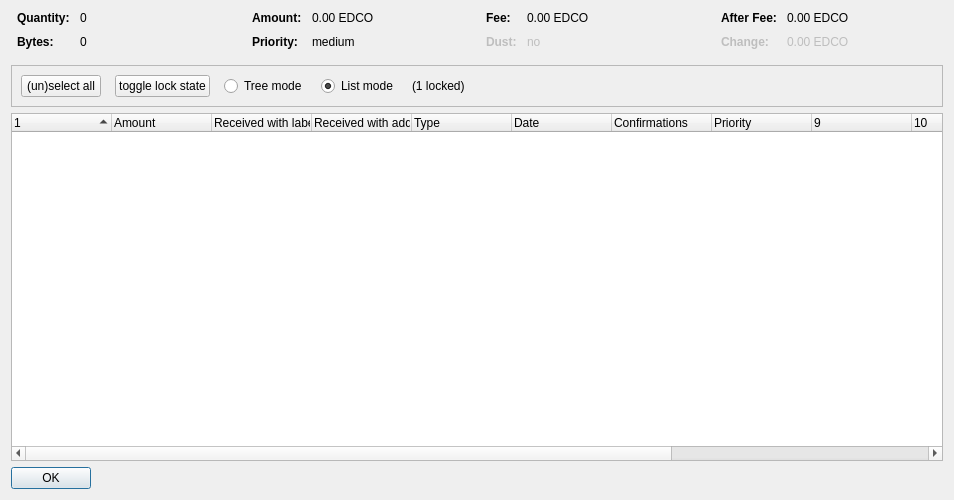
<?xml version="1.0" encoding="UTF-8"?>
<ui version="4.0">
 <class>CoinControlDialog</class>
 <widget class="QDialog" name="CoinControlDialog">
  <property name="geometry">
   <rect>
    <x>0</x>
    <y>0</y>
    <width>954</width>
    <height>500</height>
   </rect>
  </property>
  <property name="windowTitle">
   <string>Coin Selection</string>
  </property>
  <layout class="QVBoxLayout" name="verticalLayout">
   <item>
    <layout class="QHBoxLayout" name="horizontalLayoutTop" stretch="0,0,0,0">
     <property name="topMargin">
      <number>0</number>
     </property>
     <property name="bottomMargin">
      <number>10</number>
     </property>
     <item>
      <layout class="QFormLayout" name="formLayoutCoinControl1">
       <property name="horizontalSpacing">
        <number>10</number>
       </property>
       <property name="verticalSpacing">
        <number>10</number>
       </property>
       <property name="leftMargin">
        <number>6</number>
       </property>
       <property name="rightMargin">
        <number>6</number>
       </property>
       <item row="0" column="0">
        <widget class="QLabel" name="labelCoinControlQuantityText">
         <property name="font">
          <font>
           <weight>75</weight>
           <bold>true</bold>
          </font>
         </property>
         <property name="text">
          <string>Quantity:</string>
         </property>
        </widget>
       </item>
       <item row="0" column="1">
        <widget class="QLabel" name="labelCoinControlQuantity">
         <property name="cursor">
          <cursorShape>IBeamCursor</cursorShape>
         </property>
         <property name="contextMenuPolicy">
          <enum>Qt::ActionsContextMenu</enum>
         </property>
         <property name="text">
          <string notr="true">0</string>
         </property>
         <property name="textInteractionFlags">
          <set>Qt::LinksAccessibleByMouse|Qt::TextSelectableByKeyboard|Qt::TextSelectableByMouse</set>
         </property>
        </widget>
       </item>
       <item row="1" column="0">
        <widget class="QLabel" name="labelCoinControlBytesText">
         <property name="font">
          <font>
           <weight>75</weight>
           <bold>true</bold>
          </font>
         </property>
         <property name="text">
          <string>Bytes:</string>
         </property>
        </widget>
       </item>
       <item row="1" column="1">
        <widget class="QLabel" name="labelCoinControlBytes">
         <property name="cursor">
          <cursorShape>IBeamCursor</cursorShape>
         </property>
         <property name="contextMenuPolicy">
          <enum>Qt::ActionsContextMenu</enum>
         </property>
         <property name="text">
          <string notr="true">0</string>
         </property>
         <property name="textInteractionFlags">
          <set>Qt::LinksAccessibleByMouse|Qt::TextSelectableByKeyboard|Qt::TextSelectableByMouse</set>
         </property>
        </widget>
       </item>
      </layout>
     </item>
     <item>
      <layout class="QFormLayout" name="formLayoutCoinControl2">
       <property name="horizontalSpacing">
        <number>10</number>
       </property>
       <property name="verticalSpacing">
        <number>10</number>
       </property>
       <property name="leftMargin">
        <number>6</number>
       </property>
       <property name="rightMargin">
        <number>6</number>
       </property>
       <item row="0" column="0">
        <widget class="QLabel" name="labelCoinControlAmountText">
         <property name="font">
          <font>
           <weight>75</weight>
           <bold>true</bold>
          </font>
         </property>
         <property name="text">
          <string>Amount:</string>
         </property>
        </widget>
       </item>
       <item row="0" column="1">
        <widget class="QLabel" name="labelCoinControlAmount">
         <property name="cursor">
          <cursorShape>IBeamCursor</cursorShape>
         </property>
         <property name="contextMenuPolicy">
          <enum>Qt::ActionsContextMenu</enum>
         </property>
         <property name="text">
          <string notr="true">0.00 EDCO</string>
         </property>
         <property name="textInteractionFlags">
          <set>Qt::LinksAccessibleByMouse|Qt::TextSelectableByKeyboard|Qt::TextSelectableByMouse</set>
         </property>
        </widget>
       </item>
       <item row="1" column="0">
        <widget class="QLabel" name="labelCoinControlPriorityText">
         <property name="font">
          <font>
           <weight>75</weight>
           <bold>true</bold>
          </font>
         </property>
         <property name="text">
          <string>Priority:</string>
         </property>
        </widget>
       </item>
       <item row="1" column="1">
        <widget class="QLabel" name="labelCoinControlPriority">
         <property name="cursor">
          <cursorShape>IBeamCursor</cursorShape>
         </property>
         <property name="contextMenuPolicy">
          <enum>Qt::ActionsContextMenu</enum>
         </property>
         <property name="text">
          <string>medium</string>
         </property>
         <property name="textInteractionFlags">
          <set>Qt::LinksAccessibleByMouse|Qt::TextSelectableByKeyboard|Qt::TextSelectableByMouse</set>
         </property>
        </widget>
       </item>
      </layout>
     </item>
     <item>
      <layout class="QFormLayout" name="formLayoutCoinControl3">
       <property name="horizontalSpacing">
        <number>10</number>
       </property>
       <property name="verticalSpacing">
        <number>10</number>
       </property>
       <property name="leftMargin">
        <number>6</number>
       </property>
       <property name="rightMargin">
        <number>6</number>
       </property>
       <item row="0" column="0">
        <widget class="QLabel" name="labelCoinControlFeeText">
         <property name="font">
          <font>
           <weight>75</weight>
           <bold>true</bold>
          </font>
         </property>
         <property name="text">
          <string>Fee:</string>
         </property>
        </widget>
       </item>
       <item row="0" column="1">
        <widget class="QLabel" name="labelCoinControlFee">
         <property name="cursor">
          <cursorShape>IBeamCursor</cursorShape>
         </property>
         <property name="contextMenuPolicy">
          <enum>Qt::ActionsContextMenu</enum>
         </property>
         <property name="text">
          <string notr="true">0.00 EDCO</string>
         </property>
         <property name="textInteractionFlags">
          <set>Qt::LinksAccessibleByMouse|Qt::TextSelectableByKeyboard|Qt::TextSelectableByMouse</set>
         </property>
        </widget>
       </item>
       <item row="1" column="0">
        <widget class="QLabel" name="labelCoinControlLowOutputText">
         <property name="enabled">
          <bool>false</bool>
         </property>
         <property name="font">
          <font>
           <weight>75</weight>
           <bold>true</bold>
          </font>
         </property>
         <property name="text">
          <string>Dust:</string>
         </property>
        </widget>
       </item>
       <item row="1" column="1">
        <widget class="QLabel" name="labelCoinControlLowOutput">
         <property name="enabled">
          <bool>false</bool>
         </property>
         <property name="cursor">
          <cursorShape>IBeamCursor</cursorShape>
         </property>
         <property name="contextMenuPolicy">
          <enum>Qt::ActionsContextMenu</enum>
         </property>
         <property name="text">
          <string>no</string>
         </property>
         <property name="textInteractionFlags">
          <set>Qt::LinksAccessibleByMouse|Qt::TextSelectableByKeyboard|Qt::TextSelectableByMouse</set>
         </property>
        </widget>
       </item>
      </layout>
     </item>
     <item>
      <layout class="QFormLayout" name="formLayoutCoinControl4">
       <property name="horizontalSpacing">
        <number>10</number>
       </property>
       <property name="verticalSpacing">
        <number>10</number>
       </property>
       <property name="leftMargin">
        <number>6</number>
       </property>
       <property name="rightMargin">
        <number>6</number>
       </property>
       <item row="0" column="0">
        <widget class="QLabel" name="labelCoinControlAfterFeeText">
         <property name="font">
          <font>
           <weight>75</weight>
           <bold>true</bold>
          </font>
         </property>
         <property name="text">
          <string>After Fee:</string>
         </property>
        </widget>
       </item>
       <item row="0" column="1">
        <widget class="QLabel" name="labelCoinControlAfterFee">
         <property name="cursor">
          <cursorShape>IBeamCursor</cursorShape>
         </property>
         <property name="contextMenuPolicy">
          <enum>Qt::ActionsContextMenu</enum>
         </property>
         <property name="text">
          <string notr="true">0.00 EDCO</string>
         </property>
         <property name="textInteractionFlags">
          <set>Qt::LinksAccessibleByMouse|Qt::TextSelectableByKeyboard|Qt::TextSelectableByMouse</set>
         </property>
        </widget>
       </item>
       <item row="1" column="0">
        <widget class="QLabel" name="labelCoinControlChangeText">
         <property name="enabled">
          <bool>false</bool>
         </property>
         <property name="font">
          <font>
           <weight>75</weight>
           <bold>true</bold>
          </font>
         </property>
         <property name="text">
          <string>Change:</string>
         </property>
        </widget>
       </item>
       <item row="1" column="1">
        <widget class="QLabel" name="labelCoinControlChange">
         <property name="enabled">
          <bool>false</bool>
         </property>
         <property name="cursor">
          <cursorShape>IBeamCursor</cursorShape>
         </property>
         <property name="contextMenuPolicy">
          <enum>Qt::ActionsContextMenu</enum>
         </property>
         <property name="text">
          <string notr="true">0.00 EDCO</string>
         </property>
         <property name="textInteractionFlags">
          <set>Qt::LinksAccessibleByMouse|Qt::TextSelectableByKeyboard|Qt::TextSelectableByMouse</set>
         </property>
        </widget>
       </item>
      </layout>
     </item>
    </layout>
   </item>
   <item>
    <widget class="QFrame" name="frame">
     <property name="minimumSize">
      <size>
       <width>0</width>
       <height>40</height>
      </size>
     </property>
     <property name="frameShape">
      <enum>QFrame::StyledPanel</enum>
     </property>
     <property name="frameShadow">
      <enum>QFrame::Sunken</enum>
     </property>
     <layout class="QHBoxLayout" name="horizontalLayout">
      <item>
       <layout class="QHBoxLayout" name="horizontalLayoutPanel" stretch="0,0,0,0,0,0">
        <property name="spacing">
         <number>14</number>
        </property>
        <item>
         <widget class="QPushButton" name="pushButtonSelectAll">
          <property name="sizePolicy">
           <sizepolicy hsizetype="Maximum" vsizetype="Fixed">
            <horstretch>0</horstretch>
            <verstretch>0</verstretch>
           </sizepolicy>
          </property>
          <property name="text">
           <string>(un)select all</string>
          </property>
          <property name="autoDefault">
           <bool>false</bool>
          </property>
         </widget>
        </item>
        <item>
         <widget class="QPushButton" name="pushButtonToggleLock">
          <property name="sizePolicy">
           <sizepolicy hsizetype="Maximum" vsizetype="Fixed">
            <horstretch>0</horstretch>
            <verstretch>0</verstretch>
           </sizepolicy>
          </property>
          <property name="text">
           <string>toggle lock state</string>
          </property>
          <property name="autoDefault">
           <bool>false</bool>
          </property>
         </widget>
        </item>
        <item>
         <widget class="QRadioButton" name="radioTreeMode">
          <property name="sizePolicy">
           <sizepolicy hsizetype="Maximum" vsizetype="Fixed">
            <horstretch>0</horstretch>
            <verstretch>0</verstretch>
           </sizepolicy>
          </property>
          <property name="text">
           <string>Tree mode</string>
          </property>
         </widget>
        </item>
        <item>
         <widget class="QRadioButton" name="radioListMode">
          <property name="sizePolicy">
           <sizepolicy hsizetype="Maximum" vsizetype="Fixed">
            <horstretch>0</horstretch>
            <verstretch>0</verstretch>
           </sizepolicy>
          </property>
          <property name="text">
           <string>List mode</string>
          </property>
          <property name="checked">
           <bool>true</bool>
          </property>
         </widget>
        </item>
        <item>
         <widget class="QLabel" name="labelLocked">
          <property name="text">
           <string>(1 locked)</string>
          </property>
         </widget>
        </item>
        <item>
         <spacer name="horizontalSpacer">
          <property name="orientation">
           <enum>Qt::Horizontal</enum>
          </property>
          <property name="sizeHint" stdset="0">
           <size>
            <width>40</width>
            <height>20</height>
           </size>
          </property>
         </spacer>
        </item>
       </layout>
      </item>
     </layout>
    </widget>
   </item>
   <item>
    <widget class="CoinControlTreeWidget" name="treeWidget">
     <property name="contextMenuPolicy">
      <enum>Qt::CustomContextMenu</enum>
     </property>
     <property name="sortingEnabled">
      <bool>false</bool>
     </property>
     <property name="columnCount">
      <number>13</number>
     </property>
     <attribute name="headerShowSortIndicator" stdset="0">
      <bool>true</bool>
     </attribute>
     <attribute name="headerStretchLastSection">
      <bool>false</bool>
     </attribute>
     <column>
      <property name="text">
       <string/>
      </property>
     </column>
     <column>
      <property name="text">
       <string>Amount</string>
      </property>
     </column>
     <column>
      <property name="text">
       <string>Received with label</string>
      </property>
     </column>
     <column>
      <property name="text">
       <string>Received with address</string>
      </property>
     </column>
     <column>
      <property name="text">
       <string>Type</string>
      </property>
     </column>
     <column>
      <property name="text">
       <string>Date</string>
      </property>
     </column>
     <column>
      <property name="text">
       <string>Confirmations</string>
      </property>
      <property name="toolTip">
       <string>Confirmed</string>
      </property>
     </column>
     <column>
      <property name="text">
       <string>Priority</string>
      </property>
     </column>
     <column>
      <property name="text">
       <string/>
      </property>
     </column>
     <column>
      <property name="text">
       <string/>
      </property>
     </column>
     <column>
      <property name="text">
       <string/>
      </property>
     </column>
     <column>
      <property name="text">
       <string/>
      </property>
     </column>
     <column>
      <property name="text">
       <string/>
      </property>
     </column>
    </widget>
   </item>
   <item>
    <widget class="QDialogButtonBox" name="buttonBox">
     <property name="sizePolicy">
      <sizepolicy hsizetype="Maximum" vsizetype="Fixed">
       <horstretch>0</horstretch>
       <verstretch>0</verstretch>
      </sizepolicy>
     </property>
     <property name="orientation">
      <enum>Qt::Horizontal</enum>
     </property>
     <property name="standardButtons">
      <set>QDialogButtonBox::Ok</set>
     </property>
    </widget>
   </item>
  </layout>
 </widget>
 <customwidgets>
  <customwidget>
   <class>CoinControlTreeWidget</class>
   <extends>QTreeWidget</extends>
   <header>coincontroltreewidget.h</header>
  </customwidget>
 </customwidgets>
 <resources/>
 <connections/>
</ui>
